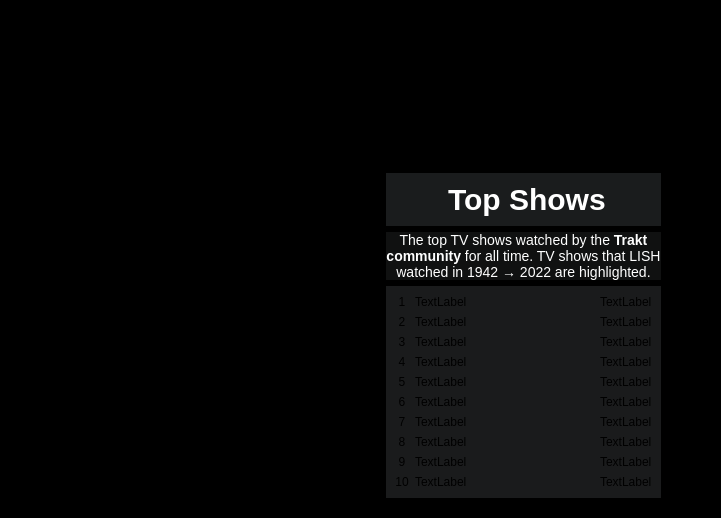
<?xml version="1.0" encoding="UTF-8"?>
<ui version="4.0">
 <class>Form</class>
 <widget class="QWidget" name="Form">
  <property name="geometry">
   <rect>
    <x>0</x>
    <y>0</y>
    <width>712</width>
    <height>518</height>
   </rect>
  </property>
  <property name="windowTitle">
   <string>Form</string>
  </property>
  <property name="styleSheet">
   <string notr="true">QWidget {
	background-color: black;
}

QLabel[accessibleName='title'] {
	color: white;
	font-weight: bold;
	font-size: 28px;
}

QLabel[accessibleName='poster'] {
}

QLabel[accessibleName='playtime'] {
	font-weight: bold;
}</string>
  </property>
  <layout class="QGridLayout" name="gridLayout">
   <item row="2" column="3">
    <spacer name="horizontalSpacer">
     <property name="orientation">
      <enum>Qt::Horizontal</enum>
     </property>
     <property name="sizeType">
      <enum>QSizePolicy::Expanding</enum>
     </property>
     <property name="sizeHint" stdset="0">
      <size>
       <width>40</width>
       <height>20</height>
      </size>
     </property>
    </spacer>
   </item>
   <item row="2" column="0">
    <spacer name="horizontalSpacer_2">
     <property name="orientation">
      <enum>Qt::Horizontal</enum>
     </property>
     <property name="sizeType">
      <enum>QSizePolicy::Minimum</enum>
     </property>
     <property name="sizeHint" stdset="0">
      <size>
       <width>40</width>
       <height>20</height>
      </size>
     </property>
    </spacer>
   </item>
   <item row="2" column="4" colspan="2">
    <widget class="QWidget" name="widget_4" native="true">
     <property name="sizePolicy">
      <sizepolicy hsizetype="Expanding" vsizetype="Expanding">
       <horstretch>0</horstretch>
       <verstretch>0</verstretch>
      </sizepolicy>
     </property>
     <layout class="QHBoxLayout" name="horizontalLayout_3">
      <item>
       <layout class="QGridLayout" name="gridLayout_5">
        <property name="sizeConstraint">
         <enum>QLayout::SetDefaultConstraint</enum>
        </property>
        <item row="0" column="0">
         <widget class="QWidget" name="widget" native="true">
          <property name="sizePolicy">
           <sizepolicy hsizetype="Preferred" vsizetype="Preferred">
            <horstretch>0</horstretch>
            <verstretch>0</verstretch>
           </sizepolicy>
          </property>
          <property name="styleSheet">
           <string notr="true">background-color: rgb(26, 28, 29)</string>
          </property>
          <layout class="QHBoxLayout" name="horizontalLayout" stretch="0,1">
           <property name="spacing">
            <number>0</number>
           </property>
           <item alignment="Qt::AlignHCenter">
            <widget class="QLabel" name="logo">
             <property name="text">
              <string/>
             </property>
             <property name="pixmap">
              <pixmap>:/Icons/traktlogo.png</pixmap>
             </property>
             <property name="scaledContents">
              <bool>false</bool>
             </property>
             <property name="openExternalLinks">
              <bool>false</bool>
             </property>
            </widget>
           </item>
           <item alignment="Qt::AlignHCenter">
            <widget class="QLabel" name="label_2">
             <property name="sizePolicy">
              <sizepolicy hsizetype="Preferred" vsizetype="Preferred">
               <horstretch>0</horstretch>
               <verstretch>0</verstretch>
              </sizepolicy>
             </property>
             <property name="styleSheet">
              <string notr="true">color: white;
font-weight: bold;
font-size: 30px;</string>
             </property>
             <property name="text">
              <string>Top Shows</string>
             </property>
            </widget>
           </item>
          </layout>
         </widget>
        </item>
        <item row="1" column="0">
         <widget class="QLabel" name="label_4">
          <property name="sizePolicy">
           <sizepolicy hsizetype="Expanding" vsizetype="Preferred">
            <horstretch>0</horstretch>
            <verstretch>0</verstretch>
           </sizepolicy>
          </property>
          <property name="styleSheet">
           <string notr="true">background-color: rgb(16, 17, 17);
color: white;</string>
          </property>
          <property name="text">
           <string>&lt;html&gt;&lt;head/&gt;&lt;body&gt;&lt;p align=&quot;center&quot;&gt;&lt;span style=&quot; font-size:large;&quot;&gt;The top TV shows watched by the &lt;/span&gt;&lt;span style=&quot; font-size:large; font-weight:600;&quot;&gt;Trakt&lt;/span&gt;&lt;span style=&quot; font-size:large;&quot;&gt;&lt;br/&gt;&lt;/span&gt;&lt;span style=&quot; font-size:large; font-weight:600;&quot;&gt;community&lt;/span&gt;&lt;span style=&quot; font-size:large;&quot;&gt; for all time. TV shows that LISH&lt;br/&gt;watched in 1942 → 2022 are highlighted.&lt;/span&gt;&lt;/p&gt;&lt;/body&gt;&lt;/html&gt;</string>
          </property>
         </widget>
        </item>
        <item row="2" column="0">
         <widget class="QWidget" name="widget_2" native="true">
          <property name="sizePolicy">
           <sizepolicy hsizetype="Preferred" vsizetype="Expanding">
            <horstretch>0</horstretch>
            <verstretch>0</verstretch>
           </sizepolicy>
          </property>
          <property name="styleSheet">
           <string notr="true">QWidget {
	background-color: rgb(26, 27, 28);
}

QLabel[accessibleName='index'] {
	color: white;
	background-color: #181a1b;
	font-weight: bold;
    border: 2px solid #181a1b;
    border-radius: 9px;
	border-style: outset;
}

QLabel[accessibleName='showname'] {
	color: white;
}

QLabel[accessibleName='plays'] {
	color: white;
}</string>
          </property>
          <layout class="QGridLayout" name="gridLayout_3">
           <item row="6" column="0">
            <widget class="QLabel" name="label_22">
             <property name="accessibleName">
              <string>index</string>
             </property>
             <property name="text">
              <string>7</string>
             </property>
             <property name="alignment">
              <set>Qt::AlignCenter</set>
             </property>
            </widget>
           </item>
           <item row="9" column="0">
            <widget class="QLabel" name="label_11">
             <property name="accessibleName">
              <string>index</string>
             </property>
             <property name="text">
              <string>10</string>
             </property>
             <property name="alignment">
              <set>Qt::AlignCenter</set>
             </property>
            </widget>
           </item>
           <item row="2" column="0">
            <widget class="QLabel" name="label_7">
             <property name="accessibleName">
              <string>index</string>
             </property>
             <property name="text">
              <string>3</string>
             </property>
             <property name="alignment">
              <set>Qt::AlignCenter</set>
             </property>
            </widget>
           </item>
           <item row="1" column="0">
            <widget class="QLabel" name="label_6">
             <property name="accessibleName">
              <string>index</string>
             </property>
             <property name="text">
              <string>2</string>
             </property>
             <property name="alignment">
              <set>Qt::AlignCenter</set>
             </property>
            </widget>
           </item>
           <item row="0" column="0">
            <widget class="QLabel" name="label_5">
             <property name="sizePolicy">
              <sizepolicy hsizetype="Preferred" vsizetype="Preferred">
               <horstretch>0</horstretch>
               <verstretch>0</verstretch>
              </sizepolicy>
             </property>
             <property name="accessibleName">
              <string>index</string>
             </property>
             <property name="text">
              <string>1</string>
             </property>
             <property name="alignment">
              <set>Qt::AlignCenter</set>
             </property>
            </widget>
           </item>
           <item row="7" column="0">
            <widget class="QLabel" name="label_8">
             <property name="accessibleName">
              <string>index</string>
             </property>
             <property name="text">
              <string>8</string>
             </property>
             <property name="alignment">
              <set>Qt::AlignCenter</set>
             </property>
            </widget>
           </item>
           <item row="8" column="0">
            <widget class="QLabel" name="label_24">
             <property name="accessibleName">
              <string>index</string>
             </property>
             <property name="text">
              <string>9</string>
             </property>
             <property name="alignment">
              <set>Qt::AlignCenter</set>
             </property>
            </widget>
           </item>
           <item row="4" column="0">
            <widget class="QLabel" name="label_10">
             <property name="accessibleName">
              <string>index</string>
             </property>
             <property name="text">
              <string>5</string>
             </property>
             <property name="alignment">
              <set>Qt::AlignCenter</set>
             </property>
            </widget>
           </item>
           <item row="3" column="0">
            <widget class="QLabel" name="label_23">
             <property name="accessibleName">
              <string>index</string>
             </property>
             <property name="text">
              <string>4</string>
             </property>
             <property name="alignment">
              <set>Qt::AlignCenter</set>
             </property>
            </widget>
           </item>
           <item row="5" column="0">
            <widget class="QLabel" name="label_9">
             <property name="accessibleName">
              <string>index</string>
             </property>
             <property name="text">
              <string>6</string>
             </property>
             <property name="alignment">
              <set>Qt::AlignCenter</set>
             </property>
            </widget>
           </item>
           <item row="0" column="1">
            <widget class="QLabel" name="showname1">
             <property name="sizePolicy">
              <sizepolicy hsizetype="Expanding" vsizetype="Preferred">
               <horstretch>0</horstretch>
               <verstretch>0</verstretch>
              </sizepolicy>
             </property>
             <property name="accessibleName">
              <string>showname</string>
             </property>
             <property name="text">
              <string>TextLabel</string>
             </property>
            </widget>
           </item>
           <item row="0" column="2">
            <widget class="QLabel" name="plays1">
             <property name="accessibleName">
              <string>plays</string>
             </property>
             <property name="text">
              <string>TextLabel</string>
             </property>
            </widget>
           </item>
           <item row="1" column="1">
            <widget class="QLabel" name="showname2">
             <property name="accessibleName">
              <string>showname</string>
             </property>
             <property name="text">
              <string>TextLabel</string>
             </property>
            </widget>
           </item>
           <item row="1" column="2">
            <widget class="QLabel" name="plays2">
             <property name="accessibleName">
              <string>plays</string>
             </property>
             <property name="text">
              <string>TextLabel</string>
             </property>
            </widget>
           </item>
           <item row="2" column="1">
            <widget class="QLabel" name="showname3">
             <property name="accessibleName">
              <string>showname</string>
             </property>
             <property name="text">
              <string>TextLabel</string>
             </property>
            </widget>
           </item>
           <item row="2" column="2">
            <widget class="QLabel" name="plays3">
             <property name="accessibleName">
              <string>plays</string>
             </property>
             <property name="text">
              <string>TextLabel</string>
             </property>
            </widget>
           </item>
           <item row="3" column="1">
            <widget class="QLabel" name="showname4">
             <property name="accessibleName">
              <string>showname</string>
             </property>
             <property name="text">
              <string>TextLabel</string>
             </property>
            </widget>
           </item>
           <item row="3" column="2">
            <widget class="QLabel" name="plays4">
             <property name="accessibleName">
              <string>plays</string>
             </property>
             <property name="text">
              <string>TextLabel</string>
             </property>
            </widget>
           </item>
           <item row="4" column="1">
            <widget class="QLabel" name="showname5">
             <property name="accessibleName">
              <string>showname</string>
             </property>
             <property name="text">
              <string>TextLabel</string>
             </property>
            </widget>
           </item>
           <item row="4" column="2">
            <widget class="QLabel" name="plays5">
             <property name="accessibleName">
              <string>plays</string>
             </property>
             <property name="text">
              <string>TextLabel</string>
             </property>
            </widget>
           </item>
           <item row="5" column="1">
            <widget class="QLabel" name="showname6">
             <property name="accessibleName">
              <string>showname</string>
             </property>
             <property name="text">
              <string>TextLabel</string>
             </property>
            </widget>
           </item>
           <item row="5" column="2">
            <widget class="QLabel" name="plays6">
             <property name="accessibleName">
              <string>plays</string>
             </property>
             <property name="text">
              <string>TextLabel</string>
             </property>
            </widget>
           </item>
           <item row="6" column="1">
            <widget class="QLabel" name="showname7">
             <property name="accessibleName">
              <string>showname</string>
             </property>
             <property name="text">
              <string>TextLabel</string>
             </property>
            </widget>
           </item>
           <item row="6" column="2">
            <widget class="QLabel" name="plays7">
             <property name="accessibleName">
              <string>plays</string>
             </property>
             <property name="text">
              <string>TextLabel</string>
             </property>
            </widget>
           </item>
           <item row="7" column="1">
            <widget class="QLabel" name="showname8">
             <property name="accessibleName">
              <string>showname</string>
             </property>
             <property name="text">
              <string>TextLabel</string>
             </property>
            </widget>
           </item>
           <item row="7" column="2">
            <widget class="QLabel" name="plays8">
             <property name="accessibleName">
              <string>plays</string>
             </property>
             <property name="text">
              <string>TextLabel</string>
             </property>
            </widget>
           </item>
           <item row="8" column="1">
            <widget class="QLabel" name="showname9">
             <property name="accessibleName">
              <string>showname</string>
             </property>
             <property name="text">
              <string>TextLabel</string>
             </property>
            </widget>
           </item>
           <item row="8" column="2">
            <widget class="QLabel" name="plays9">
             <property name="accessibleName">
              <string>plays</string>
             </property>
             <property name="text">
              <string>TextLabel</string>
             </property>
            </widget>
           </item>
           <item row="9" column="1">
            <widget class="QLabel" name="showname10">
             <property name="accessibleName">
              <string>showname</string>
             </property>
             <property name="text">
              <string>TextLabel</string>
             </property>
            </widget>
           </item>
           <item row="9" column="2">
            <widget class="QLabel" name="plays10">
             <property name="accessibleName">
              <string>plays</string>
             </property>
             <property name="text">
              <string>TextLabel</string>
             </property>
            </widget>
           </item>
          </layout>
         </widget>
        </item>
       </layout>
      </item>
      <item>
       <spacer name="horizontalSpacer_3">
        <property name="orientation">
         <enum>Qt::Horizontal</enum>
        </property>
        <property name="sizeType">
         <enum>QSizePolicy::Minimum</enum>
        </property>
        <property name="sizeHint" stdset="0">
         <size>
          <width>40</width>
          <height>20</height>
         </size>
        </property>
       </spacer>
      </item>
     </layout>
    </widget>
   </item>
   <item row="2" column="1" colspan="2">
    <widget class="QWidget" name="widget_3" native="true">
     <property name="sizePolicy">
      <sizepolicy hsizetype="Expanding" vsizetype="Expanding">
       <horstretch>0</horstretch>
       <verstretch>0</verstretch>
      </sizepolicy>
     </property>
     <layout class="QHBoxLayout" name="horizontalLayout_2">
      <item>
       <layout class="QGridLayout" name="gridLayout_2">
        <property name="sizeConstraint">
         <enum>QLayout::SetDefaultConstraint</enum>
        </property>
        <item row="4" column="3">
         <widget class="QLabel" name="playtime9">
          <property name="accessibleName">
           <string>playtime</string>
          </property>
          <property name="text">
           <string>playtime</string>
          </property>
          <property name="alignment">
           <set>Qt::AlignHCenter|Qt::AlignTop</set>
          </property>
         </widget>
        </item>
        <item row="4" column="4">
         <widget class="QLabel" name="playtime10">
          <property name="accessibleName">
           <string>playtime</string>
          </property>
          <property name="text">
           <string>playtime</string>
          </property>
          <property name="alignment">
           <set>Qt::AlignHCenter|Qt::AlignTop</set>
          </property>
         </widget>
        </item>
        <item row="2" column="0">
         <widget class="QLabel" name="playtime1">
          <property name="accessibleName">
           <string>playtime</string>
          </property>
          <property name="text">
           <string>playtime</string>
          </property>
          <property name="alignment">
           <set>Qt::AlignHCenter|Qt::AlignTop</set>
          </property>
         </widget>
        </item>
        <item row="2" column="1">
         <widget class="QLabel" name="playtime2">
          <property name="accessibleName">
           <string>playtime</string>
          </property>
          <property name="text">
           <string>playtime</string>
          </property>
          <property name="alignment">
           <set>Qt::AlignHCenter|Qt::AlignTop</set>
          </property>
         </widget>
        </item>
        <item row="4" column="1">
         <widget class="QLabel" name="playtime7">
          <property name="accessibleName">
           <string>playtime</string>
          </property>
          <property name="text">
           <string>playtime</string>
          </property>
          <property name="alignment">
           <set>Qt::AlignHCenter|Qt::AlignTop</set>
          </property>
         </widget>
        </item>
        <item row="1" column="0">
         <widget class="QLabel" name="poster1">
          <property name="sizePolicy">
           <sizepolicy hsizetype="Expanding" vsizetype="Expanding">
            <horstretch>0</horstretch>
            <verstretch>0</verstretch>
           </sizepolicy>
          </property>
          <property name="accessibleName">
           <string>poster</string>
          </property>
          <property name="text">
           <string>POSTER</string>
          </property>
          <property name="alignment">
           <set>Qt::AlignCenter</set>
          </property>
         </widget>
        </item>
        <item row="1" column="2">
         <widget class="QLabel" name="poster3">
          <property name="sizePolicy">
           <sizepolicy hsizetype="Expanding" vsizetype="Expanding">
            <horstretch>0</horstretch>
            <verstretch>0</verstretch>
           </sizepolicy>
          </property>
          <property name="accessibleName">
           <string>poster</string>
          </property>
          <property name="text">
           <string>POSTER</string>
          </property>
          <property name="alignment">
           <set>Qt::AlignCenter</set>
          </property>
         </widget>
        </item>
        <item row="2" column="3">
         <widget class="QLabel" name="playtime4">
          <property name="accessibleName">
           <string>playtime</string>
          </property>
          <property name="text">
           <string>playtime</string>
          </property>
          <property name="alignment">
           <set>Qt::AlignHCenter|Qt::AlignTop</set>
          </property>
         </widget>
        </item>
        <item row="2" column="4">
         <widget class="QLabel" name="playtime5">
          <property name="accessibleName">
           <string>playtime</string>
          </property>
          <property name="text">
           <string>playtime</string>
          </property>
          <property name="alignment">
           <set>Qt::AlignHCenter|Qt::AlignTop</set>
          </property>
         </widget>
        </item>
        <item row="4" column="0">
         <widget class="QLabel" name="playtime6">
          <property name="accessibleName">
           <string>playtime</string>
          </property>
          <property name="text">
           <string>playtime</string>
          </property>
          <property name="alignment">
           <set>Qt::AlignHCenter|Qt::AlignTop</set>
          </property>
         </widget>
        </item>
        <item row="2" column="2">
         <widget class="QLabel" name="playtime3">
          <property name="accessibleName">
           <string>playtime</string>
          </property>
          <property name="text">
           <string>playtime</string>
          </property>
          <property name="alignment">
           <set>Qt::AlignHCenter|Qt::AlignTop</set>
          </property>
         </widget>
        </item>
        <item row="4" column="2">
         <widget class="QLabel" name="playtime8">
          <property name="accessibleName">
           <string>playtime</string>
          </property>
          <property name="text">
           <string>playtime</string>
          </property>
          <property name="alignment">
           <set>Qt::AlignHCenter|Qt::AlignTop</set>
          </property>
         </widget>
        </item>
        <item row="1" column="1">
         <widget class="QLabel" name="poster2">
          <property name="sizePolicy">
           <sizepolicy hsizetype="Expanding" vsizetype="Expanding">
            <horstretch>0</horstretch>
            <verstretch>0</verstretch>
           </sizepolicy>
          </property>
          <property name="accessibleName">
           <string>poster</string>
          </property>
          <property name="text">
           <string>POSTER</string>
          </property>
          <property name="alignment">
           <set>Qt::AlignCenter</set>
          </property>
         </widget>
        </item>
        <item row="1" column="3">
         <widget class="QLabel" name="poster4">
          <property name="sizePolicy">
           <sizepolicy hsizetype="Expanding" vsizetype="Expanding">
            <horstretch>0</horstretch>
            <verstretch>0</verstretch>
           </sizepolicy>
          </property>
          <property name="accessibleName">
           <string>poster</string>
          </property>
          <property name="text">
           <string>POSTER</string>
          </property>
          <property name="alignment">
           <set>Qt::AlignCenter</set>
          </property>
         </widget>
        </item>
        <item row="1" column="4">
         <widget class="QLabel" name="poster5">
          <property name="sizePolicy">
           <sizepolicy hsizetype="Expanding" vsizetype="Expanding">
            <horstretch>0</horstretch>
            <verstretch>0</verstretch>
           </sizepolicy>
          </property>
          <property name="accessibleName">
           <string>poster</string>
          </property>
          <property name="text">
           <string>POSTER</string>
          </property>
          <property name="alignment">
           <set>Qt::AlignCenter</set>
          </property>
         </widget>
        </item>
        <item row="3" column="1">
         <widget class="QLabel" name="poster7">
          <property name="sizePolicy">
           <sizepolicy hsizetype="Expanding" vsizetype="Expanding">
            <horstretch>0</horstretch>
            <verstretch>0</verstretch>
           </sizepolicy>
          </property>
          <property name="accessibleName">
           <string>poster</string>
          </property>
          <property name="text">
           <string>POSTER</string>
          </property>
          <property name="alignment">
           <set>Qt::AlignCenter</set>
          </property>
         </widget>
        </item>
        <item row="3" column="2">
         <widget class="QLabel" name="poster8">
          <property name="sizePolicy">
           <sizepolicy hsizetype="Expanding" vsizetype="Expanding">
            <horstretch>0</horstretch>
            <verstretch>0</verstretch>
           </sizepolicy>
          </property>
          <property name="accessibleName">
           <string>poster</string>
          </property>
          <property name="text">
           <string>POSTER</string>
          </property>
          <property name="alignment">
           <set>Qt::AlignCenter</set>
          </property>
         </widget>
        </item>
        <item row="3" column="3">
         <widget class="QLabel" name="poster9">
          <property name="sizePolicy">
           <sizepolicy hsizetype="Expanding" vsizetype="Expanding">
            <horstretch>0</horstretch>
            <verstretch>0</verstretch>
           </sizepolicy>
          </property>
          <property name="accessibleName">
           <string>poster</string>
          </property>
          <property name="text">
           <string>POSTER</string>
          </property>
          <property name="alignment">
           <set>Qt::AlignCenter</set>
          </property>
         </widget>
        </item>
        <item row="3" column="0">
         <widget class="QLabel" name="poster6">
          <property name="sizePolicy">
           <sizepolicy hsizetype="Expanding" vsizetype="Expanding">
            <horstretch>0</horstretch>
            <verstretch>0</verstretch>
           </sizepolicy>
          </property>
          <property name="accessibleName">
           <string>poster</string>
          </property>
          <property name="text">
           <string>POSTER</string>
          </property>
          <property name="alignment">
           <set>Qt::AlignCenter</set>
          </property>
         </widget>
        </item>
        <item row="3" column="4">
         <widget class="QLabel" name="poster10">
          <property name="sizePolicy">
           <sizepolicy hsizetype="Expanding" vsizetype="Expanding">
            <horstretch>0</horstretch>
            <verstretch>0</verstretch>
           </sizepolicy>
          </property>
          <property name="accessibleName">
           <string>poster</string>
          </property>
          <property name="text">
           <string>POSTER</string>
          </property>
          <property name="alignment">
           <set>Qt::AlignCenter</set>
          </property>
         </widget>
        </item>
        <item row="0" column="2">
         <widget class="QLabel" name="label_26">
          <property name="text">
           <string>TextLabel</string>
          </property>
         </widget>
        </item>
       </layout>
      </item>
     </layout>
    </widget>
   </item>
   <item row="1" column="1" colspan="5" alignment="Qt::AlignLeft">
    <widget class="QLabel" name="label">
     <property name="sizePolicy">
      <sizepolicy hsizetype="Preferred" vsizetype="Preferred">
       <horstretch>0</horstretch>
       <verstretch>0</verstretch>
      </sizepolicy>
     </property>
     <property name="accessibleName">
      <string>title</string>
     </property>
     <property name="text">
      <string>LISH's Top Shows</string>
     </property>
    </widget>
   </item>
   <item row="0" column="3">
    <spacer name="verticalSpacer_2">
     <property name="orientation">
      <enum>Qt::Vertical</enum>
     </property>
     <property name="sizeHint" stdset="0">
      <size>
       <width>20</width>
       <height>40</height>
      </size>
     </property>
    </spacer>
   </item>
  </layout>
 </widget>
 <resources/>
 <connections/>
</ui>
